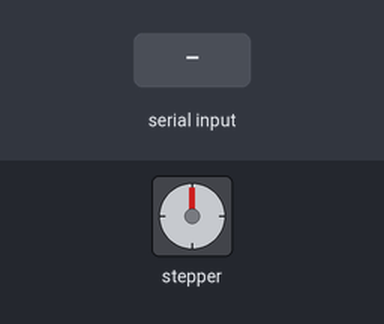
A sketch run on a simulated Arduino Uno, built with avr-gcc and run on an emulated ATmega328P. Parts: stepper motor. Wiring (inferred from the names in the program): stepper motor driver (200 steps per turn assumed): step pin 3; direction pin 4; enable pin 2. The inputs (shaded band) are chosen by the test bench.

Above: at 1.3 s.
1.4 s: "f90\n" received over Serial
At 1.8 s:
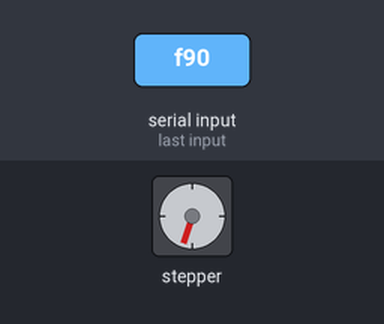
2.9 s: "f,45\n" received over Serial
At 3.8 s:
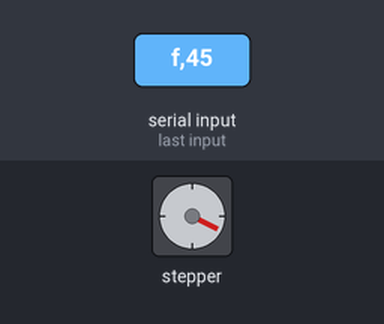
5.0 s: "b90\n" received over Serial
At 6.6 s:
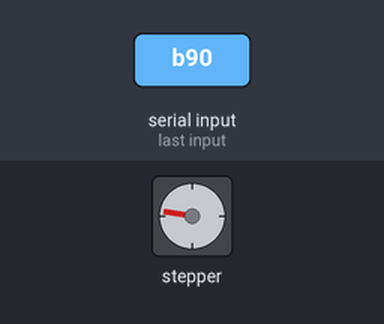
7.6 s: "b90\n" received over Serial
At 9.1 s:
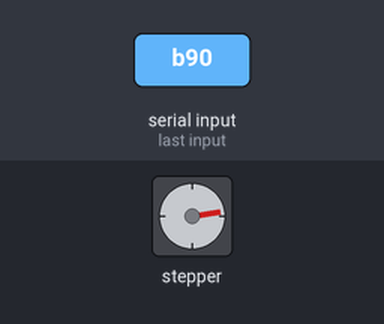
9.7 s: "b,45\n" received over Serial
At 11.1 s:
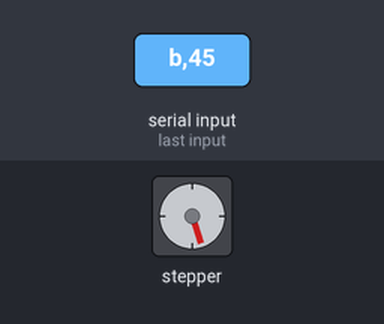
11.7 s: "b,45\n" received over Serial
At 13.1 s:
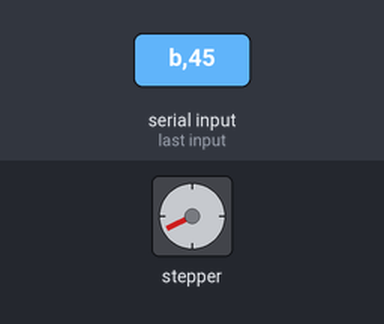
Timing chart, 0 to 14.7 s (numbered marks = the images above; inputs shaded):
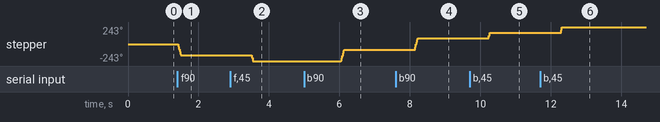

Measured:
- after the input at 1.4 s, stepper: turns 162° counter-clockwise, starting at once
- after the input at 2.9 s, stepper: turns 81° counter-clockwise, starting after 0.60 s
- after the input at 5.0 s, stepper: turns 162° clockwise, starting after 1.0 s
- after the input at 7.6 s, stepper: turns 162° clockwise, starting after 0.53 s
- after the input at 9.7 s, stepper: turns 81° clockwise, starting after 0.52 s
- after the input at 11.7 s, stepper: turns 81° clockwise, starting after 0.57 s

The sketch:

convergence_rig_with_TMC2100.ino
```cpp
#define EN_PIN   2 //enable pin
#define STEP_PIN 3 //step pin
#define DIR_PIN  4 //direction pin

//Note: You also have to connect GND and 5V from the Arduino to the SilentStepStick.
//      A connection diagram can be found in the schematics.

void setup()
{
  pinMode(EN_PIN, OUTPUT);
  digitalWrite(EN_PIN, HIGH); //deactivate driver (LOW active)
  pinMode(DIR_PIN, OUTPUT);
  digitalWrite(DIR_PIN, LOW);
  pinMode(STEP_PIN, OUTPUT);
  digitalWrite(STEP_PIN, LOW);

  digitalWrite(EN_PIN, LOW); //activate driver
  delay(100);

  while (!Serial);
  Serial.begin(9600);


}

void loop()
{
   int i;

    if(Serial.available())
  {
   char c = Serial.read();
    if (c == 'f')
     {
        digitalWrite(DIR_PIN, LOW); //set the direction: low
        int m = Serial.parseInt();
        for(i=0; i<m; i++) //iterate for m steps
         {
           digitalWrite(STEP_PIN, LOW);
           delayMicroseconds(500); //wait 2ms
           digitalWrite(STEP_PIN, HIGH);
           delayMicroseconds(500); //wait 2ms
         }

       }
         delay(500); //wait 500ms

     if(c == 'b')
     {
          digitalWrite(DIR_PIN, HIGH); //set the direction: high
          int m = Serial.parseInt();
          for(i=0; i<m; i++) //iterate for m steps
           {
             digitalWrite(STEP_PIN, LOW);
             delayMicroseconds(500); //wait 2ms
             digitalWrite(STEP_PIN, HIGH);
             delayMicroseconds(500); //wait 2ms
            }
     }
           delay(500); //wait 500ms
   }
}
```
